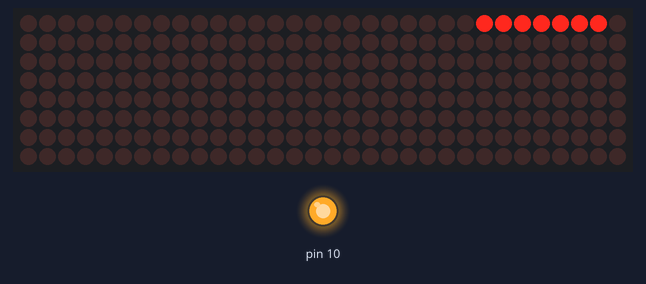
Simulated run of this sketch. Board: Arduino Uno, built with avr-gcc and run on an emulated ATmega328P. On the bench: 32×8 LED matrix, output pins drawn as LEDs (lit = HIGH). Wiring (inferred from the names in the program): 4 × MAX7219 LED driver (orientation assumed): CS pin 15. Pins used as bus, display or sensor lines are not drawn.

Above: at 0.18 s.
At 5.41 s:
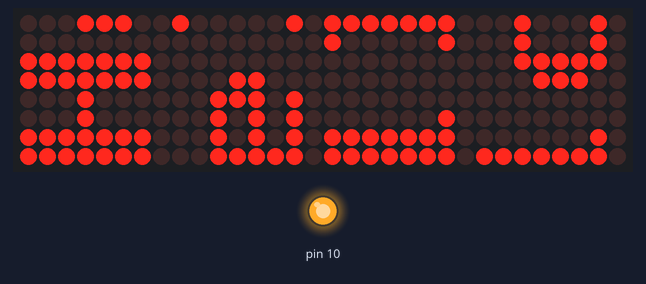
At 9.76 s:
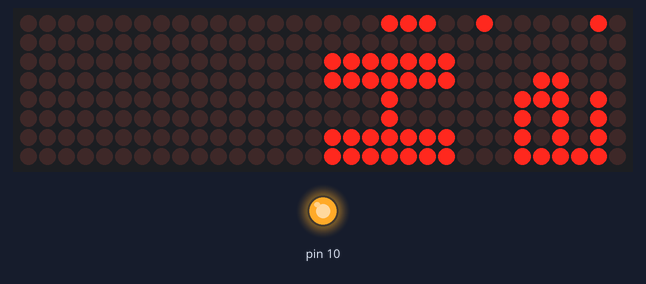
At 19.66 s:
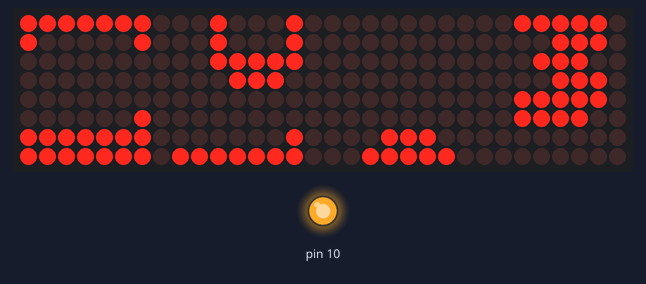
At 29.27 s:
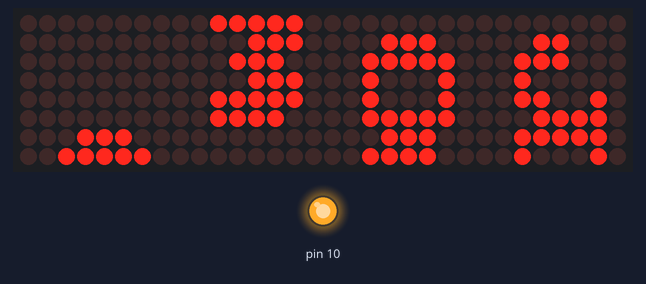
At 39.17 s:
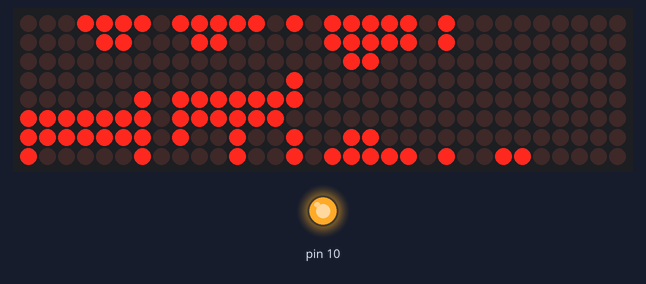

The sketch:

led-matrix-basic-with-rotation.ino
```cpp
#include "cp437font.h"
#include "LedMatrix.h"

#define NUMBER_OF_DEVICES 4
#define CS_PIN 15
LedMatrix ledMatrix = LedMatrix(NUMBER_OF_DEVICES, CS_PIN);

/*
 * Sample from
 * https://github.com/squix78/MAX7219LedMatrix
 *
 * Connections:
 * MAX7219 ESP8266 NodeMCU devkit
 * VCC +3.3V 3V3
 * GND GND GND
 * DIN HSPID/HMOSI D7
 * CS  HSPICS/HCS  D8 (Arduino pin 15)
 * CLK HSPICLK/HSCLK D5
 */

void setup() {
  Serial.begin(115200); // For debugging output
  ledMatrix.init();
  ledMatrix.setIntensity(1); // range is 0-15
  ledMatrix.setRotation(true);
  ledMatrix.setText("Hello world!!");
}

void loop() {
  ledMatrix.clear();
  ledMatrix.scrollTextLeft();
  ledMatrix.drawText();
  ledMatrix.commit(); // commit transfers the byte buffer to the displays
  //delay(1);
}
```

LedMatrix.cpp
```cpp
#include <SPI.h>
#include "LedMatrix.h"
#include "cp437font.h"

/**
 * Heavily influenced by the code and the blog posts from https://github.com/nickgammon/MAX7219_Dot_Matrix
 */
LedMatrix::LedMatrix(byte numberOfDevices, byte slaveSelectPin) {
    myNumberOfDevices = numberOfDevices;
    mySlaveSelectPin = slaveSelectPin;
    cols = new byte[numberOfDevices * 8];
	rotatedCols = new byte[numberOfDevices * 8];
}

/**
 *  numberOfDevices: how many modules are daisy changed togehter
 *  slaveSelectPin: which pin is controlling the CS/SS pin of the first module?
 */
void LedMatrix::init() {
    pinMode(mySlaveSelectPin, OUTPUT);

    SPI.begin ();
    SPI.setDataMode(SPI_MODE0);
    SPI.setClockDivider(SPI_CLOCK_DIV128);
    for(byte device = 0; device < myNumberOfDevices; device++) {
        sendByte (device, MAX7219_REG_SCANLIMIT, 7);   // show all 8 digits
        sendByte (device, MAX7219_REG_DECODEMODE, 0);  // using an led matrix (not digits)
        sendByte (device, MAX7219_REG_DISPLAYTEST, 0); // no display test
        sendByte (device, MAX7219_REG_INTENSITY, 0);   // character intensity: range: 0 to 15
        sendByte (device, MAX7219_REG_SHUTDOWN, 1);    // not in shutdown mode (ie. start it up)
    }
}

void LedMatrix::sendByte (const byte device, const byte reg, const byte data) {
    int offset=device;
    int maxbytes=myNumberOfDevices;

    for(int i=0;i<maxbytes;i++) {
        spidata[i] = (byte)0;
        spiregister[i] = (byte)0;
    }
    // put our device data into the array
    spiregister[offset] = reg;
    spidata[offset] = data;
    // enable the line
    digitalWrite(mySlaveSelectPin,LOW);
    // now shift out the data
    for(int i=0;i<myNumberOfDevices;i++) {
        SPI.transfer (spiregister[i]);
        SPI.transfer (spidata[i]);
    }
    digitalWrite (mySlaveSelectPin, HIGH);

}

void LedMatrix::sendByte (const byte reg, const byte data) {
    for(byte device = 0; device < myNumberOfDevices; device++) {
        sendByte(device, reg, data);
    }
}

void LedMatrix::setIntensity(const byte intensity) {
    sendByte(MAX7219_REG_INTENSITY, intensity);
}

void LedMatrix::setCharWidth(byte charWidth) {
    myCharWidth = charWidth;
}

void LedMatrix::setTextAlignment(byte textAlignment) {
    myTextAlignment = textAlignment;
    calculateTextAlignmentOffset();
}

void LedMatrix::calculateTextAlignmentOffset() {
    switch(myTextAlignment) {
        case TEXT_ALIGN_LEFT:
            myTextAlignmentOffset = 0;
            break;
        case TEXT_ALIGN_LEFT_END:
            myTextAlignmentOffset = myNumberOfDevices * 8;
            break;
        case TEXT_ALIGN_RIGHT:
            myTextAlignmentOffset = myText.length() * myCharWidth - myNumberOfDevices * 8;
            break;
        case TEXT_ALIGN_RIGHT_END:
            myTextAlignmentOffset = - myText.length() * myCharWidth;
            break;
    }

}

void LedMatrix::clear() {
    for (byte col = 0; col < myNumberOfDevices * 8; col++) {
        cols[col] = 0;
    }
}

void LedMatrix::commit() {
	if ( rotationIsEnabled ) {
		rotateLeft();
	}
    for (byte col = 0; col < myNumberOfDevices * 8; col++) {
        sendByte(col / 8, col % 8 + 1, cols[col]);
    }
}

void LedMatrix::setText(String text) {
    myText = text;
    myTextOffset = 0;
    calculateTextAlignmentOffset();
}

void LedMatrix::setNextText(String nextText) {
    myNextText = nextText;
}

void LedMatrix::scrollTextRight() {
    myTextOffset = (myTextOffset + 1) % ((int)myText.length() * myCharWidth - 5);
}

void LedMatrix::scrollTextLeft() {
    myTextOffset = (myTextOffset - 1) % ((int)myText.length() * myCharWidth + myNumberOfDevices * 8);
    if (myTextOffset == 0 && myNextText.length() > 0) {
        myText = myNextText;
        myNextText = "";
        calculateTextAlignmentOffset();
    }
}

void LedMatrix::oscillateText() {
    int maxColumns = (int)myText.length() * myCharWidth;
    int maxDisplayColumns = myNumberOfDevices * 8;
    if (maxDisplayColumns > maxColumns) {
        return;
    }
    if (myTextOffset - maxDisplayColumns == -maxColumns) {
        increment = 1;
    }
    if (myTextOffset == 0) {
        increment = -1;
    }
    myTextOffset += increment;
}

void LedMatrix::drawText() {
    char letter;
    int position = 0;
    for (int i = 0; i < myText.length(); i++) {
        letter = myText.charAt(i);
        for (byte col = 0; col < 8; col++) {
            position = i * myCharWidth + col + myTextOffset + myTextAlignmentOffset;
            if (position >= 0 && position < myNumberOfDevices * 8) {
                setColumn(position, pgm_read_byte (&cp437_font [letter] [col]));
            }
        }
    }
}

void LedMatrix::setColumn(int column, byte value) {
    if (column < 0 || column >= myNumberOfDevices * 8) {
        return;
    }
    cols[column] = value;
}

void LedMatrix::setPixel(byte x, byte y) {
    bitWrite(cols[x], y, true);
}

void LedMatrix::setRotation(bool enabled) {
	rotationIsEnabled = enabled;
}

void LedMatrix::rotateLeft() {
	for (byte deviceNum = 0; deviceNum < myNumberOfDevices; deviceNum++) {
		for(byte posY = 0; posY < 8; posY++) {
			for(byte posX = 0; posX < 8; posX++) {
				bitWrite(rotatedCols[8 * (deviceNum) + posY], posX, bitRead(cols[8 * (deviceNum) + 7-posX], posY));
			}
		}
	}
	memcpy(cols, rotatedCols, myNumberOfDevices * 8);
}
```

LedMatrix.h
```cpp
#include <Arduino.h>

// max7219 registers
#define MAX7219_REG_NOOP         0x0
#define MAX7219_REG_DIGIT0       0x1
#define MAX7219_REG_DIGIT1       0x2
#define MAX7219_REG_DIGIT2       0x3
#define MAX7219_REG_DIGIT3       0x4
#define MAX7219_REG_DIGIT4       0x5
#define MAX7219_REG_DIGIT5       0x6
#define MAX7219_REG_DIGIT6       0x7
#define MAX7219_REG_DIGIT7       0x8
#define MAX7219_REG_DECODEMODE   0x9
#define MAX7219_REG_INTENSITY    0xA
#define MAX7219_REG_SCANLIMIT    0xB
#define MAX7219_REG_SHUTDOWN     0xC
#define MAX7219_REG_DISPLAYTEST  0xF

#define TEXT_ALIGN_LEFT          0 // Text is aligned to left side of the display
#define TEXT_ALIGN_LEFT_END      1 // Beginning of text is just outside the right end of the display
#define TEXT_ALIGN_RIGHT         2 // End of text is aligned to the right of the display
#define TEXT_ALIGN_RIGHT_END     3 // End of text is just outside the left side of the display

class LedMatrix {

public:

    /**
     * Constructor.
     * numberOfDisplays: number of connected devices
     * slaveSelectPin: CS (or SS) pin connected to your ESP8266
     */
    LedMatrix(byte numberOfDisplays, byte slaveSelectPin);

    /**
     * Initializes the SPI interface
     */
    void init();

    /**
     * Sets the intensity on all devices.
     * intensity: 0-15
     */
    void setIntensity(byte intensity);

    /**
     * Sets the width in pixels for one character.
     * Default is 7.
     */
    void setCharWidth(byte charWidth);

    /**
     * Sets the text alignment.
     * Default is TEXT_ALIGN_LEFT_END.
     *
     */
    void setTextAlignment(byte textAlignment);

    /**
     * Send a byte to a specific device.
     */
    void sendByte (const byte device, const byte reg, const byte data);

    /**
     * Send a byte to all devices (convenience method).
     */
    void sendByte (const byte reg, const byte data);

    /**
     * Turn on pixel at position (x,y).
     */
    void setPixel(byte x, byte y);

    /**
     * Clear the frame buffer.
     */
    void clear();

    /**
     * Draw the currently set text at the current offset.
     */
    void drawText();

    /**
     * Set the current text.
     */
    void setText(String text);

    /**
     * Set the text that will replace the current text after a complete scroll
     * cycle.
     */
    void setNextText(String nextText);

    /**
     * Set a specific column with a byte value to the framebuffer.
     */
    void setColumn(int column, byte value);

    /**
     * Writes the framebuffer to the displays.
     */
    void commit();

    /**
     * Scroll the text to the right.
     */
    void scrollTextRight();

    /**
     * Scroll the text to the left.
     */
    void scrollTextLeft();

    /**
     * Oscilate the text between the two limits.
     */
    void oscillateText();

	/**
     * Enables 90° rotation for each 8x8 matrix.
     */
	void setRotation(bool enabled);

private:
    byte* cols;
	byte* rotatedCols;
    byte spiregister[8];
    byte spidata[8];
    String myText;
    String myNextText;
    int myTextOffset = 1;
    int myTextAlignmentOffset = 0;
    int increment = -1;
    byte myNumberOfDevices = 0;
    byte mySlaveSelectPin = 0;
    byte myCharWidth = 7;
    byte myTextAlignment = 1;
	bool rotationIsEnabled = false;

    void calculateTextAlignmentOffset();
	void rotateLeft();
};
```

Source omitted: cp437font.h (data table, 15883 bytes)
